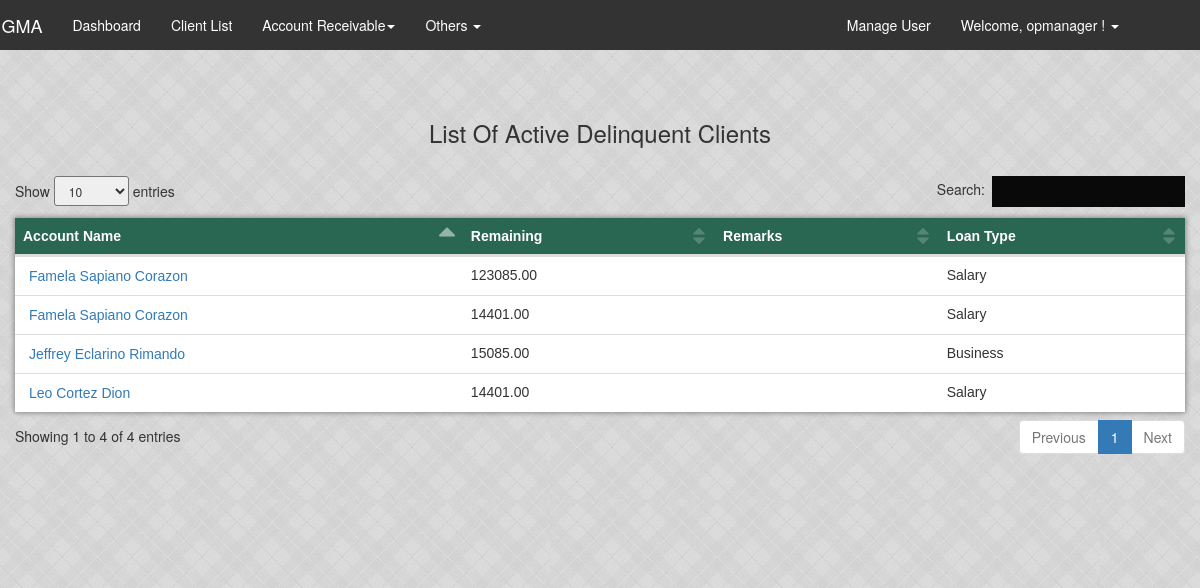
/html/SORActiveDelinquentAccount.php (signed in), run on the app's committed database.
### tables this page shows
CREATE TABLE `loan` (
  `loan_id` int(11) NOT NULL AUTO_INCREMENT,
  `loan_balance` int(11) DEFAULT '0',
  `date_booked` date NOT NULL,
  `maturity_date` date NOT NULL,
  `client_id` int(11) NOT NULL,
  `bi_monthly` int(11) DEFAULT '0',
  `interest_rate` int(11) DEFAULT '0',
  `loan_class` varchar(45) NOT NULL,
  `original_amount` decimal(65,2) DEFAULT '0.00',
  `insurance` int(11) DEFAULT '0',
  `delinquent_status` enum('Active','Inactive','Legal') DEFAULT 'Active',
  `loan_type` enum('Salary','Business') NOT NULL,
  `loan_remarks` varchar(120) DEFAULT NULL,
  `loan_status` enum('Normal','Restructured','Remove') DEFAULT 'Normal',
  PRIMARY KEY (`loan_id`),
  KEY `fk_clientid_loan_idx` (`client_id`),
  CONSTRAINT `fk_clientid_loan` FOREIGN KEY (`client_id`) REFERENCES `client` (`client_id`) ON DELETE CASCADE ON UPDATE CASCADE
);

CREATE TABLE `client` (
  `client_id` int(11) NOT NULL AUTO_INCREMENT,
  `first_name` varchar(45) NOT NULL,
  `middle_name` varchar(45) NOT NULL,
  `last_name` varchar(45) NOT NULL,
  `name_of_spouse` varchar(45) DEFAULT NULL,
  `present_address` varchar(100) NOT NULL,
  `contact_no` varchar(45) NOT NULL,
  `requested_amount` int(11) DEFAULT '0',
  `registered_status` enum('Pending','Approved','Denied') NOT NULL DEFAULT 'Pending',
  `registered_date` date NOT NULL,
  `business_address` varchar(100) NOT NULL,
  `name_of_firm` varchar(60) NOT NULL,
  `employment` enum('Employed','Own Business') NOT NULL,
  `position` varchar(60) NOT NULL,
  PRIMARY KEY (`client_id`)
);

### html/SORActiveDelinquentAccount.php (the view, shortened to what this page needs)
<?php
  include 'navigation.php';
?>
 <!DOCTYPE html>
 <html>
      <head>
          <link rel="stylesheet" href="css/w3.css">
          <link rel="stylesheet" type="text/css" href="css/table.css">
          <link rel="stylesheet" type="text/css" href="css/custom.css">
          <link rel="stylesheet" type="text/css" href="css/modal.css">
          <link rel="stylesheet" type="text/css" href="css/style.css">
          <link rel="stylesheet" type="text/css" href="css/search.css">
          <link rel="stylesheet" type="text/css" href="css/notification.css">
          <link rel="stylesheet" type="text/css" href="css/bootstrap.min2.css">
          <link rel="stylesheet" type="text/css" href="css/navigation.css">
          <link rel="stylesheet" type="text/css" href="css/navigation2.css">
          <link rel="stylesheet" type="text/css" href="css/dashboard.css">
          <link rel="stylesheet" type="text/css" href="css/dataTables.bootstrap.min.css" />
      </head>
      <body>
        <nav id="myNavbar" class="navbar nav-color" role="navigation">
            <div class="container">
                <div class="navbar-header">
                    <a class="navbar-brand" href="dashboard.php">SIGMA</a>
                </div>
                <div class="collapse navbar-collapse" id="bs-example-navbar-collapse-1">
                    <?php
                        echo navigate_it()
                    ?>
                    <ul class="nav navbar-nav navbar-right">
                    <?php
                      echo navigate_right();
                      ?>
                    </ul>
                </div>
            </div>
        </nav>
           <div class="container pad-1">
                <h3 align="center">List Of Active Delinquent Clients</h3>
                <br />
                     <table id="employee_data" class="table">
                          <thead>
                               <tr class="my-bg text-white">
                                    <th>Account Name</th>
                                    <th>Remaining</th>
                                    <th>Remarks</th>
                                    <th>Loan Type</th>
                               </tr>
                          </thead>
                          <?php
                            include 'Include/connection.php';
                             $query ="SELECT * from client
                                inner join loan on client.client_id = loan.client_id
                                WHERE registered_status='Approved' AND loan_status!='Remove'
                                AND (maturity_date <= (select curdate()) AND delinquent_status = 'Active') group by loan.loan_id;";
                             $result = mysqli_query($conn, $query);
                          while($row = mysqli_fetch_array($result))
                            {
                              $id = $row['loan_id'];
                              $sqlForRemain = "SELECT (loan_balance+COALESCE(SUM(fines),0)+COALESCE(SUM(interest),0)-COALESCE((SUM(amount_paid)),0)) as rb FROM payment JOIN payment_info ON payment_info.payment_id = payment.payment_id JOIN loan ON payment.loan_id=loan.loan_id WHERE status='updated' && payment.loan_id=$id";
                                  $rowRemain = mysqli_fetch_assoc(mysqli_query($conn,$sqlForRemain));
                                  $remaining = $rowRemain['rb'];
                                  $remarks= $row['loan_remarks'];
                                  $remarking = htmlspecialchars($remarks);
                                  $first_name = htmlspecialchars($row["first_name"]);
                                  $middle_name = htmlspecialchars($row["middle_name"]);
                                  $last_name = htmlspecialchars($row["last_name"]);
                                  if ($remaining > '0') {
                                    echo '
                                          <tr id='. $row['loan_id'] .'>
                                              <td>
                                                 <form class="pull-left" name="secret" method="post" action="search.php">
                                                  <a href="#" onclick="document.forms["secret"].submit();"><button style="background: transparent; border: none; outline: none;">'.$first_name.' '.$middle_name.' '.$last_name.'</button>&nbsp&nbsp</a>
                                                  <input type="hidden" name="loan_id" value='.$row["loan_id"].'>
                                                  </form>
                                              </td>
                                              <td>'.$remaining.'</td>
                                              <td data-target="remarks">'.$remarking.'</td>
                                              <td>'.$row["loan_type"].'</td>
                                          </tr>';
                                    }
                                }
                          ?>
                     </table>
          </div>
      </body>
 </html>

### html/css/w3.css (style rules this page uses)
html { box-sizing:border-box }
*,*:before,*:after { box-sizing:inherit }
html { -ms-text-size-adjust:100%;-webkit-text-size-adjust:100% }
body { margin:0 }
article,aside,details,figcaption,figure,footer,header,main,menu,nav,section,summary { display:block }
a { background-color:transparent;-webkit-text-decoration-skip:objects }
button,input,select,textarea { font:inherit;margin:0 }
button,input { overflow:visible }
button,select { text-transform:none }
button,html [type=button],[type=reset],[type=submit] { -webkit-appearance:button }
html,body { font-family:Verdana,sans-serif;font-size:15px;line-height:1.5 }
html { overflow-x:hidden }
h3 { font-size:24px }
h1,h2,h3,h4,h5,h6 { font-family:"Segoe UI",Arial,sans-serif;font-weight:400;margin:10px 0 }
a { color:inherit }

### html/css/table.css (style rules this page uses)
table { font-family: arial, sans-serif; border-collapse: collapse; width: 100%; }
.table { background-color: white!important; box-shadow: 0px 0px 5px 1px #888886!important; }
td, th { text-align: left; padding: 8px; }

### html/css/custom.css (style rules this page uses)
body { background-image: url("../img/cement2.jpg") !important; }
.text-white { color: white!important; }
.my-bg { background-color:#2a6752; }
a { text-decoration: none; }
table.dataTable thead .sorting_asc:after { content: "\e155"; }

### html/css/navigation.css (style rules this page uses)
.navbar-brand { color: #ffffff; }
.nav-color { background-color: #333; }
.navbar { border-radius: none !important; }

### html/css/navigation2.css (style rules this page uses)
.navbar-header { margin-left:-4%!important; }
.navbar-right { margin-right:21px; }
.text-white { color:#fff; }
.navbar { border:none; border-radius: 0px; position: fixed; width: 100%; z-index: 3; }

### html/css/dashboard.css (style rules this page uses)
.pad-1 { padding: 10rem 0 10rem 0; }

### data on the page
loan: client.first_name "Jeffrey", client.middle_name "Eclarino", client.last_name "Rimando", remaining "15085.00", loan_type "Business"
loan: client.first_name "Famela", client.middle_name "Sapiano", client.last_name "Corazon", remaining "123085.00", loan_type "Salary"
loan: client.first_name "Famela", client.middle_name "Sapiano", client.last_name "Corazon", remaining "14401.00", loan_type "Salary"
loan: client.first_name "Leo", client.middle_name "Cortez", client.last_name "Dion", remaining "14401.00", loan_type "Salary"

### other printed values
$username "opmanager"
